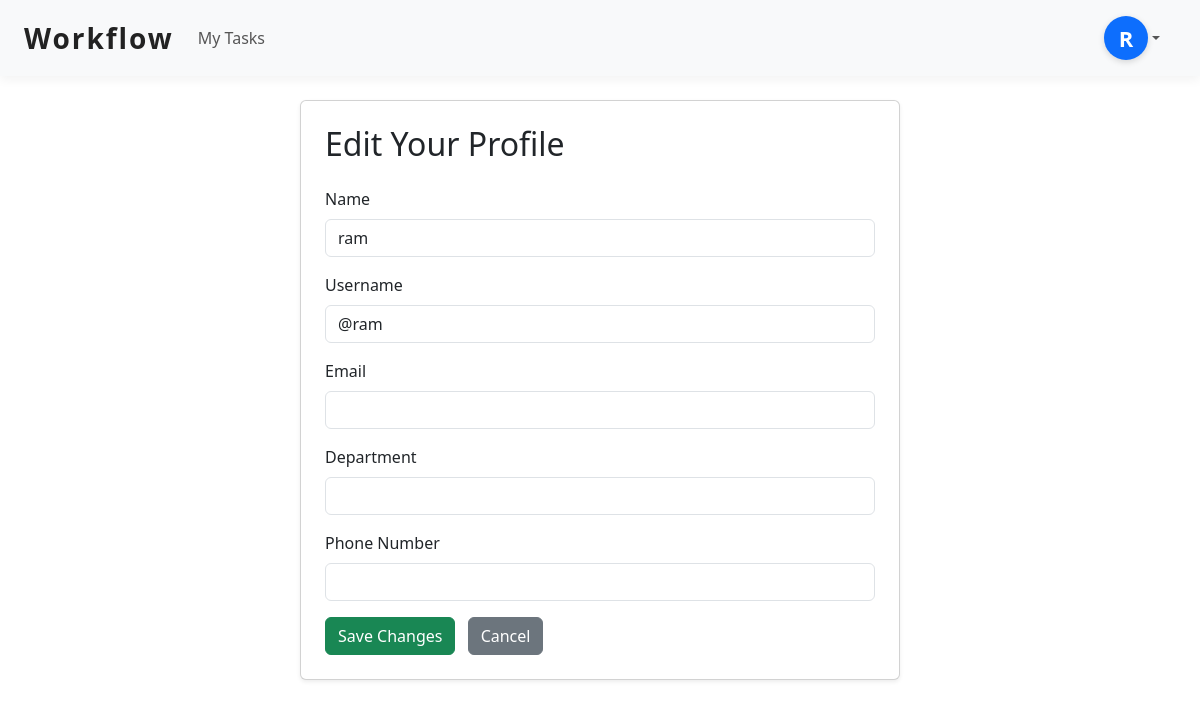
/profile/edit/ (signed in), run on the app's committed database.
### accounts/models.py (models this page shows, shortened)
class CustomUser(AbstractUser):
    employee_id = models.CharField(max_length=20, unique=True)
    name = models.CharField(max_length=100)
    department = models.CharField(max_length=100, blank=True, null=True)  # new
    phone_number = models.CharField(max_length=20, blank=True, null=True)  # new
    is_first_login = models.BooleanField(default=True)

### accounts/views.py (the view)
# urls.py: path('profile/edit/', profile_edit_view, name='profile_edit'),
@login_required
def profile_edit_view(request):
    user = request.user
    if request.method == 'POST':
        form = UserProfileForm(request.POST, instance=user)
        if form.is_valid():
            form.save()
            messages.success(request, "Profile updated successfully.")
            return redirect('profile')
    else:
        form = UserProfileForm(instance=user)
    return render(request, 'accounts/profile_edit.html', {'form': form})

### accounts/forms.py
class UserProfileForm(forms.ModelForm):
    class Meta:
        model = CustomUser
        fields = ['name', 'email', 'department', 'phone_number']
        widgets = {
            'name': forms.TextInput(attrs={'class': 'form-control'}),
            'email': forms.EmailInput(attrs={'class': 'form-control'}),
            'department': forms.TextInput(attrs={'class': 'form-control'}),
            'phone_number': forms.TextInput(attrs={'class': 'form-control'}),
        }

### accounts/context_processors.py (called while the page is built)
def pending_requests_count(request):
    if request.user.is_authenticated and request.user.is_superuser:
        count = SignupRequest.objects.count()
        return {'pending_requests_count': count}
    return {'pending_requests_count': 0}

### accounts/templates/accounts/profile_edit.html (shortened to what this page needs)
{% extends 'accounts/base.html' %}
{% block content %}
<div class="card shadow-sm p-4 mx-auto" style="max-width: 600px;">
  <h2 class="mb-4">Edit Your Profile</h2>
  <form method="POST" novalidate>
    <div class="mb-3">
        <label for="{{ form.name.id_for_label }}" class="form-label">Name</label>
        {{ form.name }}
      </div>
      <div class="mb-3">
        <label for="id_username" class="form-label">Username</label>
        <input type="text" id="id_username" class="form-control" value="@{{ user.username }}" readonly>
      </div>
    <div class="mb-3">
      <label for="{{ form.email.id_for_label }}" class="form-label">Email</label>
      {{ form.email }}
    </div>
    <div class="mb-3">
      <label for="{{ form.department.id_for_label }}" class="form-label">Department</label>
      {{ form.department }}
    </div>
    <div class="mb-3">
      <label for="{{ form.phone_number.id_for_label }}" class="form-label">Phone Number</label>
      {{ form.phone_number }}
    </div>
    <button type="submit" class="btn btn-success">Save Changes</button>
    <a href="{% url 'profile' %}" class="btn btn-secondary ms-2">Cancel</a>
  </form>
</div>
{% endblock %}

### accounts/templates/accounts/base.html (shortened to what this page needs)
<!DOCTYPE html>
<html lang="en">
<head>
    {% load static %}
    <link href="https://cdn.jsdelivr.net/npm/bootstrap@5.3.0/dist/css/bootstrap.min.css" rel="stylesheet" />
</head>
<body>
    <nav class="navbar navbar-expand-lg px-4">
        <a class="navbar-brand" href="{% url 'home' %}">Workflow</a>
        <div class="collapse navbar-collapse" id="navbarContent">
            <ul class="navbar-nav me-auto">
                {% if user.is_authenticated %}
                <li class="nav-item">
                  {% if user.is_superuser %}
                    <a class="nav-link {% if request.resolver_match.url_name == 'task_list' %}active{% endif %}" href="{% url 'task_list' %}">Task List</a>
                  {% else %}
                    <a class="nav-link {% if request.resolver_match.url_name == 'task_list' %}active{% endif %}" href="{% url 'task_list' %}">My Tasks</a>
                  {% endif %}
                </li>
                {% endif %}
            </ul>
            {% if user.is_authenticated %}
            {% with user.groups.first as first_group %}
                <div class="dropdown">
                    <a
                        class="nav-link dropdown-toggle d-flex align-items-center"
                        href="#"
                        id="profileDropdown"
                        role="button"
                        data-bs-toggle="dropdown"
                        aria-expanded="false"
                    >
                        <div
                            class="initial-circle
                            {% if user.is_superuser %}
                                admin-circle
                            {% elif first_group and first_group.name == 'Manager' %}
                                manager-circle
                            {% else %}
                                member-circle
                            {% endif %}"
                        >
                            {{ user.get_full_name|default:user.username|slice:":1"|upper }}
                        </div>
                    </a>
                </div>
            {% endwith %}
            {% endif %}
        </div>
    </nav>
    <main class="container mt-4">
        {% block content %}{% endblock %}
    </main>
</body>
</html>

### accounts/templates/accounts/base.html (style rules this page uses)
.navbar { background: #f8f9fa; box-shadow: 0 4px 10px rgba(0, 0, 0, 0.05); }
.navbar-brand { font-weight: 700; font-size: 1.75rem; letter-spacing: 0.07em; color: #222; transition: color 0.3s ease; }
.nav-link { font-weight: 500; font-size: 1rem; color: #555; padding: 8px 16px; border-radius: 30px; transition: background-color 0.3s ease, color 0.3s ease; }
.initial-circle { width: 44px; height: 44px; font-size: 22px; box-shadow: 0 2px 6px rgba(0,0,0,0.15); transition: box-shadow 0.3s ease; display: flex; justify-content: center; align-items: center; border-radius: 50%; color: white; font-weight: 700; text-transform: uppercase; }
.member-circle { background-color: #0d6efd; }
@media (min-width: 992px) { .navbar-nav { gap: 12px; } }

### data on the page
CustomUser: get_full_name "R", name "ram", username "@ram"
